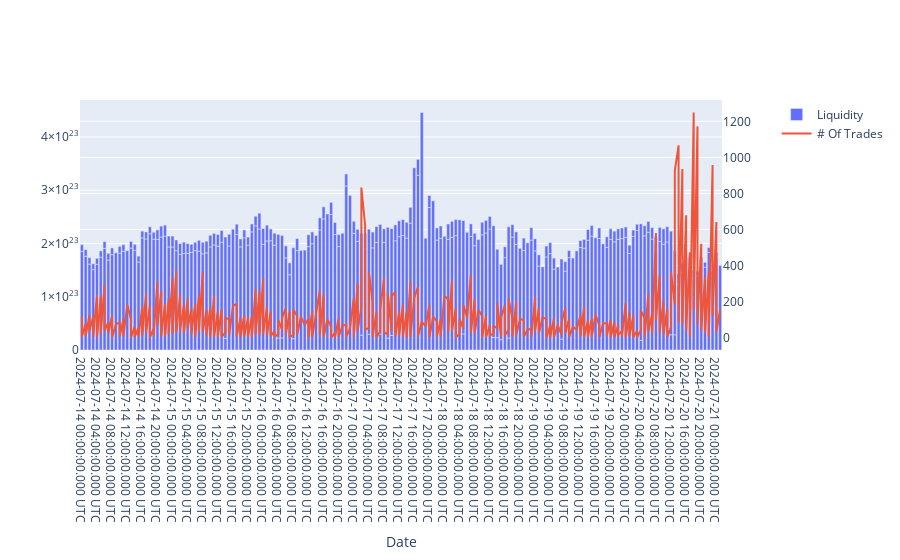

Notebook code for this chart:
### Code cell
weth_zro_fig = make_subplots(specs=[[{"secondary_y": True}]])

weth_zro_fig.add_trace(
    go.Bar(
        x=weth_zro['day'],
        y=weth_zro['arbitrum_avg_liquidity'],
        name='Liquidity'
    ),
    secondary_y=False
)

weth_zro_fig.add_trace(
    go.Scatter(
        x=weth_zro['day'],
        y=weth_zro['arbitrum_num_trades'],
        name='# Of Trades',
        mode='lines'
    ),
    secondary_y=True
)

weth_zro_fig.update_xaxes(title_text="Date")

weth_zro_fig.show()

### Figure 1 — Plotly figure (JSON) as saved in the notebook; plotly's stock layout.template omitted (floating-point values rounded to 4 significant figures; data arrays with more than 128 entries replaced by an {"elided": "..."} marker saying what was removed)
{"data": [{"name": "Liquidity", "type": "bar", "x": {"elided": "315 str values"}, "xaxis": "x", "y": {"elided": "315 float values"}, "yaxis": "y"}, {"mode": "lines", "name": "# Of Trades", "type": "scatter", "x": {"elided": "315 str values"}, "xaxis": "x", "y": {"elided": "315 int values"}, "yaxis": "y2"}], "layout": {"xaxis": {"anchor": "y", "domain": [0, 0.94], "title": {"text": "Date"}}, "yaxis": {"anchor": "x", "domain": [0, 1]}, "yaxis2": {"anchor": "x", "overlaying": "y", "side": "right"}}}
